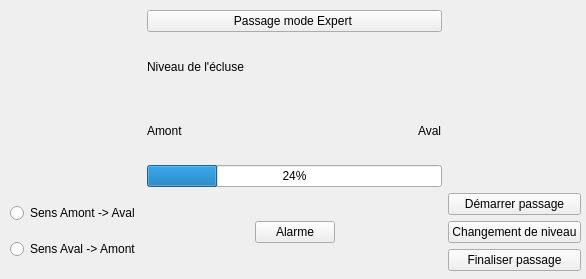
<?xml version="1.0" encoding="UTF-8"?>
<ui version="4.0">
 <class>Automatique</class>
 <widget class="QWidget" name="Automatique">
  <property name="geometry">
   <rect>
    <x>0</x>
    <y>0</y>
    <width>586</width>
    <height>279</height>
   </rect>
  </property>
  <property name="windowTitle">
   <string>Form</string>
  </property>
  <widget class="QWidget" name="gridLayoutWidget_2">
   <property name="geometry">
    <rect>
     <x>10</x>
     <y>10</y>
     <width>571</width>
     <height>261</height>
    </rect>
   </property>
   <layout class="QGridLayout" name="gridLayout_2">
    <item row="1" column="2">
     <layout class="QGridLayout" name="gridLayout">
      <item row="0" column="1">
       <widget class="QPushButton" name="startAlarme">
        <property name="text">
         <string>Alarme</string>
        </property>
       </widget>
      </item>
      <item row="0" column="0">
       <spacer name="horizontalSpacer">
        <property name="orientation">
         <enum>Qt::Horizontal</enum>
        </property>
        <property name="sizeHint" stdset="0">
         <size>
          <width>40</width>
          <height>20</height>
         </size>
        </property>
       </spacer>
      </item>
      <item row="0" column="2">
       <spacer name="horizontalSpacer_2">
        <property name="orientation">
         <enum>Qt::Horizontal</enum>
        </property>
        <property name="sizeHint" stdset="0">
         <size>
          <width>40</width>
          <height>20</height>
         </size>
        </property>
       </spacer>
      </item>
     </layout>
    </item>
    <item row="1" column="3">
     <layout class="QGridLayout" name="gridLayout_6">
      <item row="1" column="0">
       <widget class="QPushButton" name="boutonProgression">
        <property name="text">
         <string>Changement de niveau</string>
        </property>
       </widget>
      </item>
      <item row="2" column="0">
       <widget class="QPushButton" name="boutonFinPassage">
        <property name="text">
         <string>Finaliser passage</string>
        </property>
       </widget>
      </item>
      <item row="0" column="0">
       <widget class="QPushButton" name="boutonStartPassage">
        <property name="text">
         <string>Démarrer passage</string>
        </property>
       </widget>
      </item>
     </layout>
    </item>
    <item row="1" column="0">
     <layout class="QGridLayout" name="gridLayout_3">
      <item row="0" column="0">
       <widget class="QRadioButton" name="radBouAmAv">
        <property name="text">
         <string>Sens Amont -&gt; Aval</string>
        </property>
       </widget>
      </item>
      <item row="1" column="0">
       <widget class="QRadioButton" name="radBouAvAm">
        <property name="text">
         <string>Sens Aval -&gt; Amont</string>
        </property>
       </widget>
      </item>
     </layout>
    </item>
    <item row="0" column="2">
     <layout class="QGridLayout" name="gridLayout_8">
      <item row="2" column="0">
       <widget class="QProgressBar" name="barreNiveau">
        <property name="value">
         <number>24</number>
        </property>
       </widget>
      </item>
      <item row="0" column="0">
       <widget class="QPushButton" name="boutonModeExp">
        <property name="text">
         <string>Passage mode Expert </string>
        </property>
       </widget>
      </item>
      <item row="1" column="0">
       <layout class="QGridLayout" name="gridLayout_9">
        <item row="1" column="0">
         <widget class="QLabel" name="label_8">
          <property name="text">
           <string>Amont</string>
          </property>
         </widget>
        </item>
        <item row="1" column="2">
         <widget class="QLabel" name="label_9">
          <property name="text">
           <string>Aval</string>
          </property>
         </widget>
        </item>
        <item row="1" column="1">
         <spacer name="horizontalSpacer_3">
          <property name="orientation">
           <enum>Qt::Horizontal</enum>
          </property>
          <property name="sizeHint" stdset="0">
           <size>
            <width>40</width>
            <height>20</height>
           </size>
          </property>
         </spacer>
        </item>
        <item row="0" column="0" colspan="3">
         <widget class="QLabel" name="label_10">
          <property name="text">
           <string>Niveau de l'écluse</string>
          </property>
         </widget>
        </item>
       </layout>
      </item>
     </layout>
    </item>
    <item row="0" column="0">
     <widget class="QLabel" name="label">
      <property name="text">
       <string/>
      </property>
      <property name="pixmap">
       <pixmap>point.png</pixmap>
      </property>
     </widget>
    </item>
   </layout>
  </widget>
 </widget>
 <resources/>
 <connections/>
</ui>
